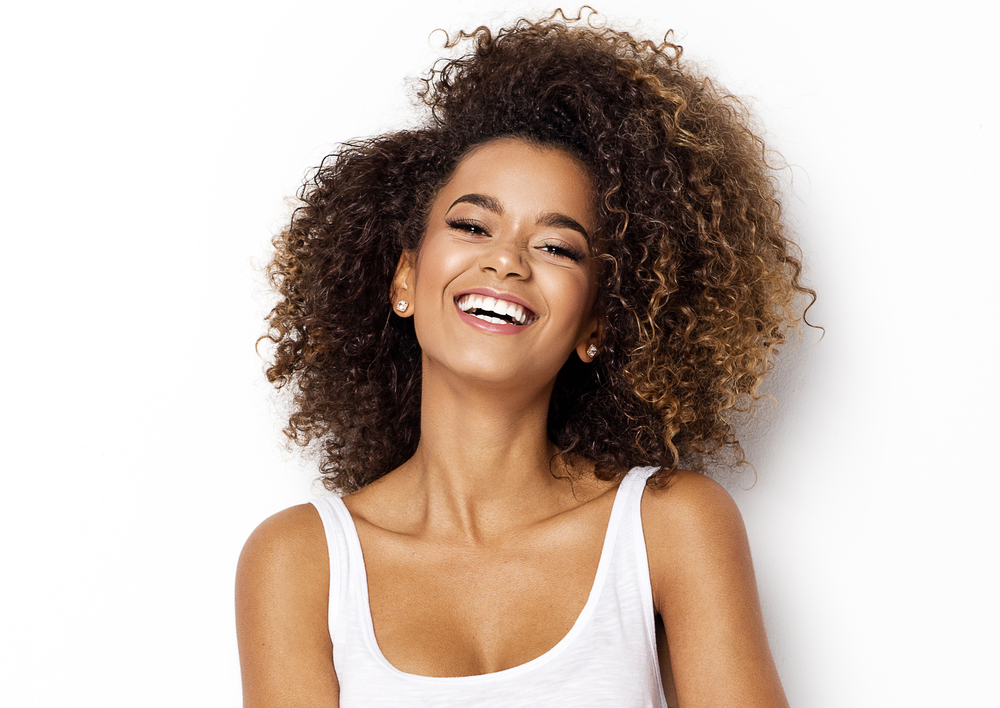
#> input picture woman.jpg, 1000 x 708 px
$ python Face.py
#> lines starting #> are read from the running program, lines starting #| are printed output that depends on the picture; after the words box and inside, x2 and y2 are one past the last pixel; in counts of white or black regions, pixels touching at a corner belong together
import cv2 as cv
#Armazena a imagem em uma variavel
img=cv.imread('woman.jpg')
#> img is the input picture: shape (708, 1000, 3); mean B, G, R 177.8, 187.5, 202.7
#Inicio a imagem em uma escala de cinza
cinza=cv.cvtColor(img,cv.COLOR_BGR2GRAY)
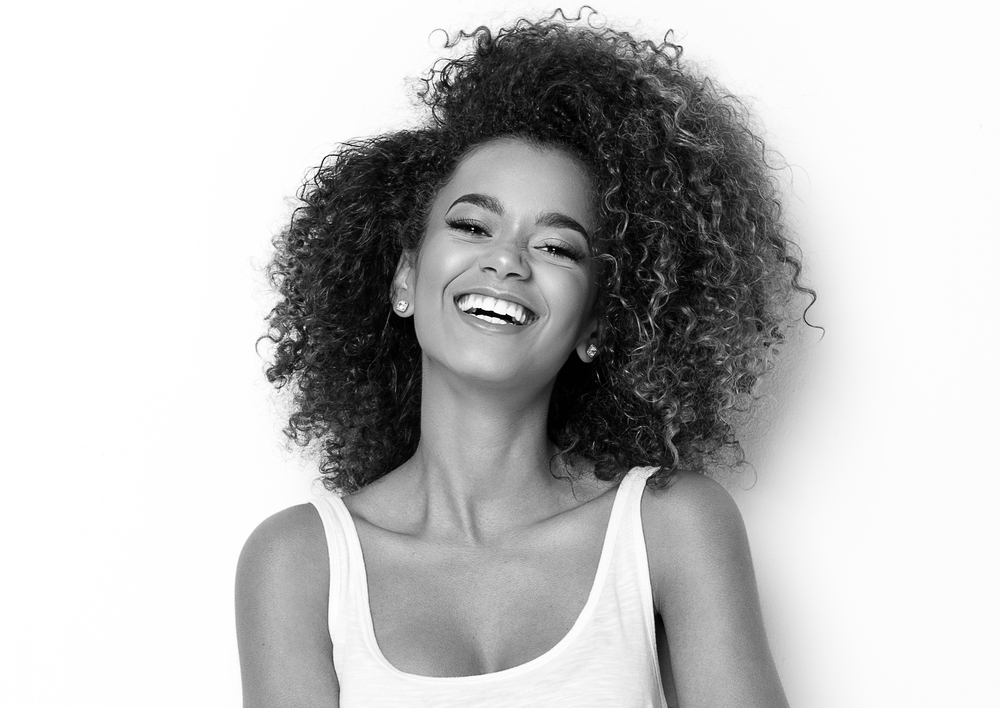
#> cinza: shape (708, 1000); min 0, max 255, mean 191
#Mostro a imagem em uma janela passando o parametro cinza
cv.imshow("Pessoa",cinza)


#imagem com blur

imagem_borrada=cv.GaussianBlur(cinza, (5,5), cv.BORDER_DEFAULT)
cv.imshow("Borrado",imagem_borrada)

#contornos da imagem
contorno=cv.Canny(imagem_borrada,125,175)
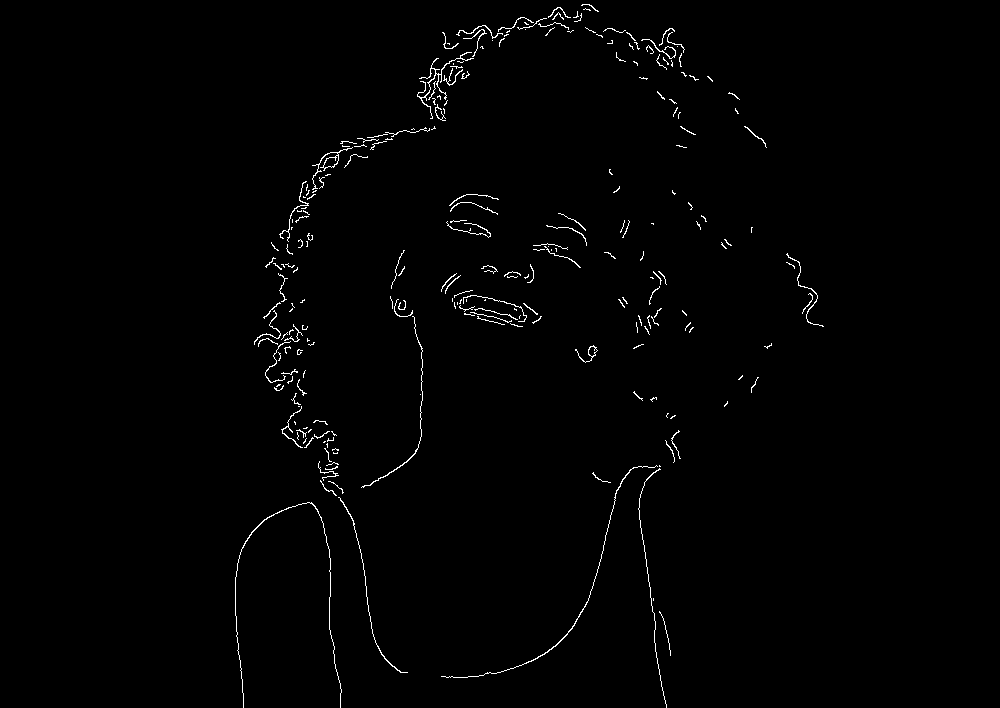
#> contorno: shape (708, 1000); 0.98% white in thin lines or dots, all inside (x1, y1, x2, y2) = (235, 4, 824, 708)
cv.imshow("Contornos",contorno)


#Quantidade de contornos sem blur
contornos,hierarquia= cv.findContours(contorno,cv.RETR_LIST,cv.CHAIN_APPROX_NONE)
#> contornos = 247 contours, 232 with area under 20; largest, box (x1, y1, x2, y2) and area: (312, 147, 353, 190) 144, (323, 155, 339, 169) 112, (575, 345, 598, 363) 74, (417, 52, 474, 119) 66, (441, 465, 658, 678) 65
print(f'{len(contornos)} , contornos achados')
#| 247 , contornos achados

haar_cascade=cv.CascadeClassifier('haar_face.xml')

faces_react = haar_cascade.detectMultiScale(cinza,scaleFactor=1.1,minNeighbors=3)
#> faces_react = [[397, 146, 229, 229]]

for (x,y,w,h) in faces_react:
  cv.rectangle(img, (x,y) , (x+w,y+h) , (0,255,0) , thickness=3 )
#> this loop made 1 pass
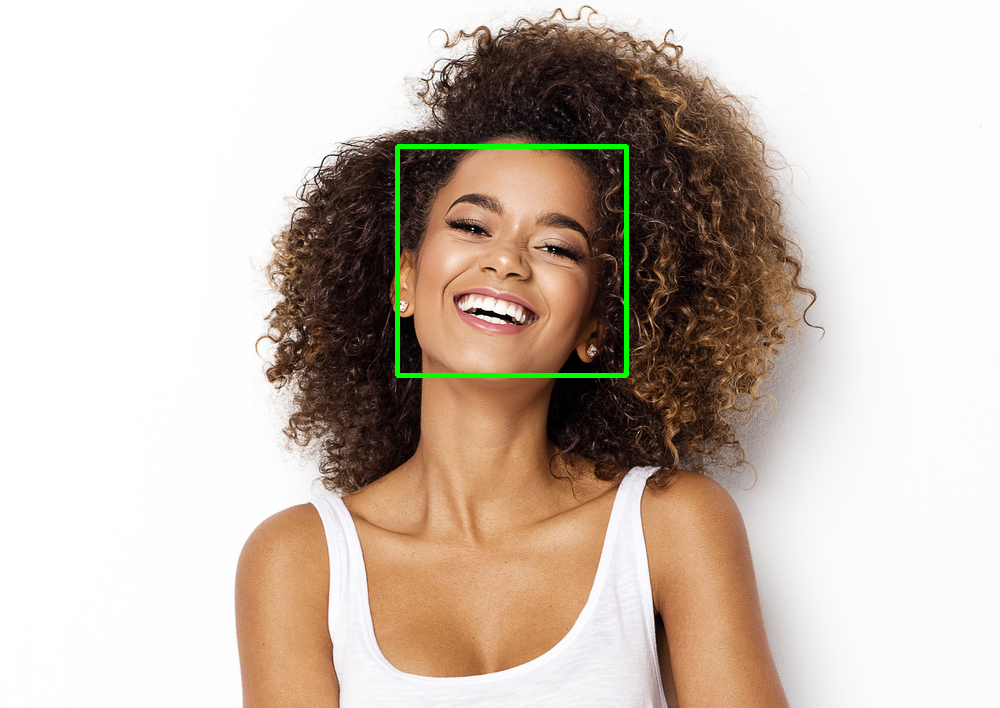
#> img: shape (708, 1000, 3); 0.65% of pixels changed, all inside (x1, y1, x2, y2) = (395, 144, 629, 378)

cv.imshow("Rostos",img)

cv.waitKey(0)
